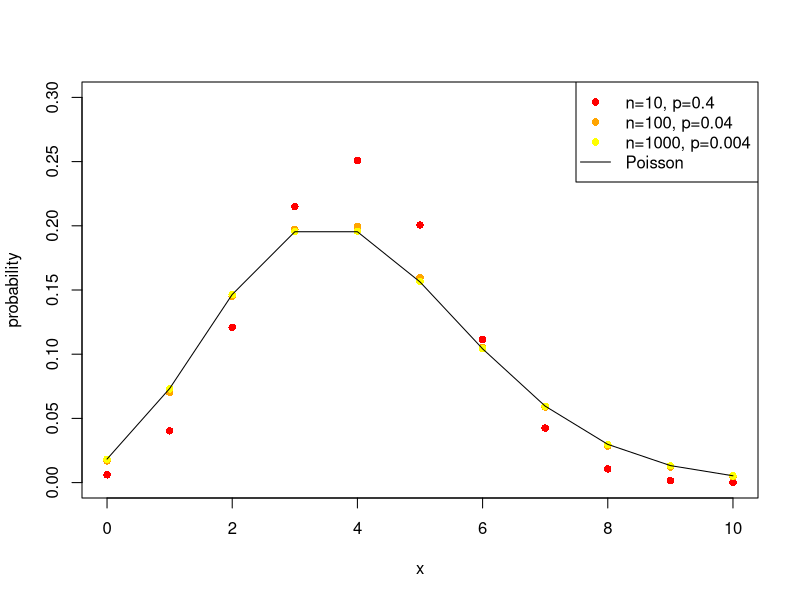
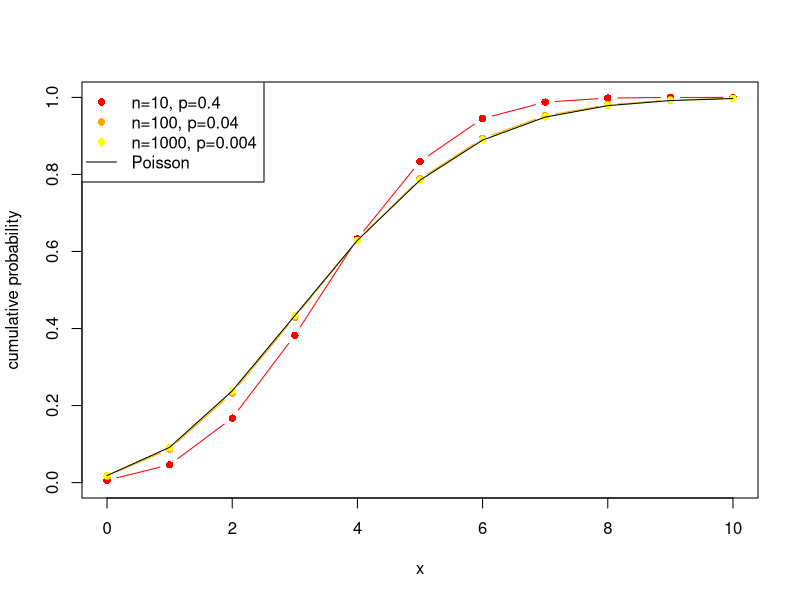
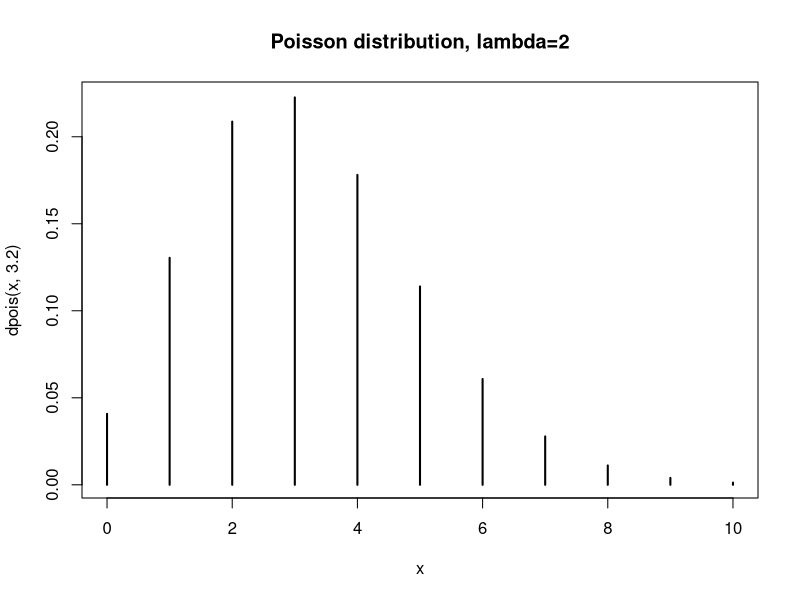
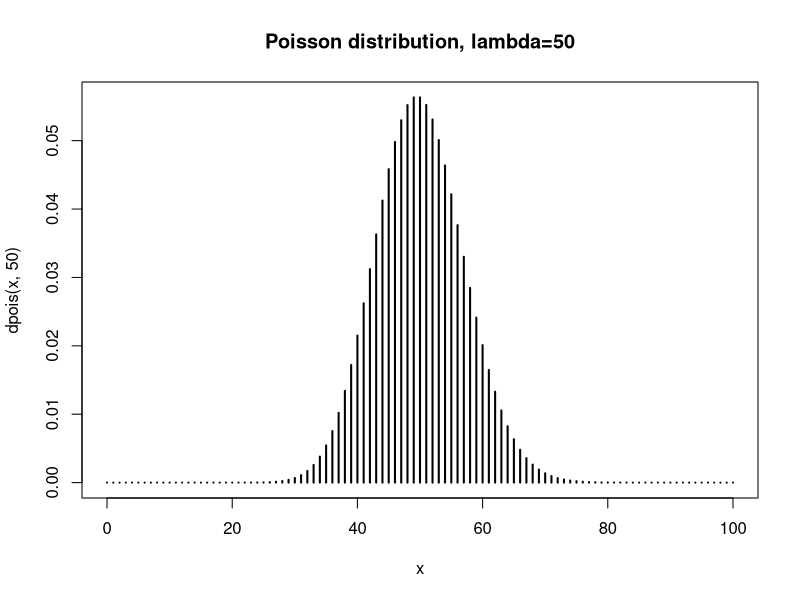

Write R code to recreate these figures, in order.
## ---- chunk 1
e <- 1:5
jj <- data.frame(n=10^e, p=0.4/10^e, np=4, var=4*(1-1/10^e))
knitr::kable(jj,caption="limiting process for the Poisson distribution")
## ---- chunk 2
n <- 10^(1:3)
x <- 0:10
plot(x, x*0.03, type='n', ylab="probability")
cols <- c("red","orange", "yellow", "green", "blue", "purple")
for(i in seq_along(n)){
    points(x,dbinom(x,n[i],4/n[i]),pch=16,col=cols[i])
}
points(x,dpois(x,4),type='l')
legend("topright",
       legend=c("n=10, p=0.4","n=100, p=0.04", "n=1000, p=0.004","Poisson"),
       pch=c(16,16,16,NA),col=c(cols[seq_along(n)],"black"),lty=c(NA,NA,NA,1))
## ---- chunk 3
plot(x, x/10, type='n', ylab="cumulative probability")
cols <- c("red","orange", "yellow", "green", "blue", "purple")
for(i in seq_along(n)){
    points(x, pbinom(x,n[i],4/n[i]),pch=16,col=cols[i],type="b")
}
points(x,ppois(x,4),type='l')
legend("topleft",
       legend=c("n=10, p=0.4","n=100, p=0.04", "n=1000, p=0.004","Poisson"),
       pch=c(16,16,16,NA),col=c(cols[seq_along(n)],"black"),lty=c(NA,NA,NA,1))
## ---- chunk 4
rpois(40,lambda=4.5)
## ---- chunk 5
sum(dpois(0:100,lambda=4.5))
## ---- chunk 6
mean(rpois(1e6,lambda=4.5))
mean(rpois(1e6,lambda=4.5))
mean(rpois(1e6,lambda=4.5))
## ---- chunk 7
x <- 0:10
plot(x,dpois(x,3.2),type='h',lwd=2,main='Poisson distribution, lambda=2')
## ---- chunk 8
x <- 0:100
plot(x,dpois(x,50),type='h',lwd=2,main='Poisson distribution, lambda=50')
